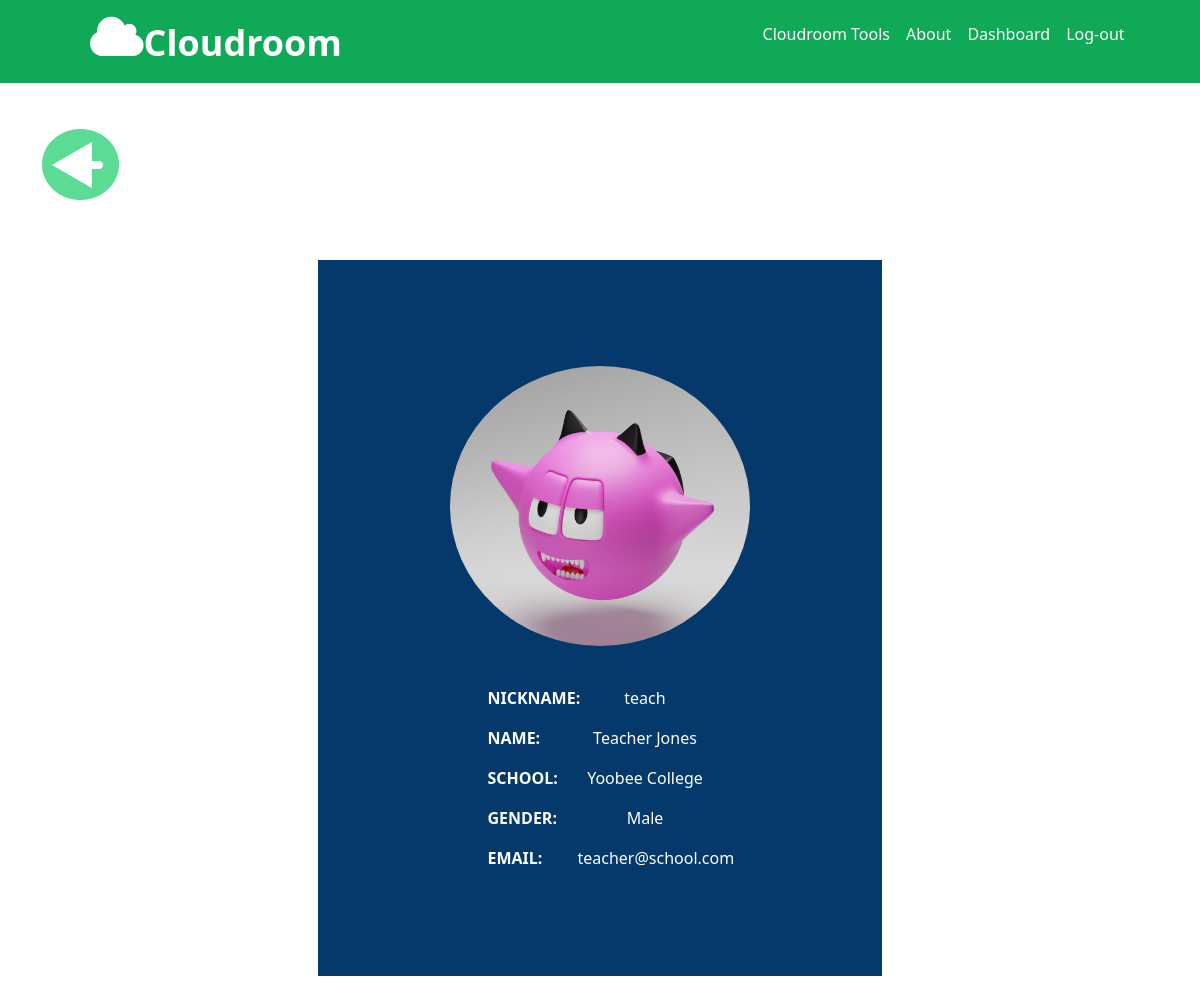
/classroom/view_profile/1/1/2 (signed in), run on the app's committed database.
### CloudMain/models.py (models this page shows, shortened)
class Account(db.Model, UserMixin):
    id = db.Column(db.Integer(), primary_key=True)
    first_name = db.Column(db.String(length=30), nullable=False)
    last_name = db.Column(db.String(length=30), nullable=False)
    gender = db.Column(db.String(length=20), nullable=False)
    school = db.Column(db.String(length=50), nullable=False)
    nickname = db.Column(db.String(length=30), nullable=False)
    email = db.Column(db.String(length=20), nullable=False, unique=True)
    password_hash = db.Column(db.String(length=12), nullable=False)
    profile_pic = db.Column(db.String(length=20), nullable=False)
    account_type = db.Column(db.String(length=20), nullable=False)
    items = db.relationship('Upload_File', backref='owned_user', lazy=True)#Lazy gets all items from Upload_file
    poster = db.relationship('Post', backref='poster', lazy=True)  # Lazy gets all items from Upload_file
    papers = db.relationship('Paper', backref='tutor', lazy=True)
    comment = db.relationship('Comments', backref='commenter', lazy=True)
    assignment_submissions = db.relationship('StudentAssignmentSubmission', backref='student', lazy=True)
    question_submissions = db.relationship('StudentQuestionSubmission', backref='student', lazy=True)
    @property
    def password(self):
        return self.password

### CloudMain/route.py (the view)
@app.route('/classroom/view_profile/<class_id>/<paper_id>/<member_id>')
@login_required
def view_profile(class_id, paper_id,member_id):
    member = Account.query.filter_by(id = member_id).first()
    return render_template('view_profile.html',member=member, classroom=class_id,paper=paper_id)

### CloudMain/models.py (called while the page is built)
@login_manager.user_loader
def load_user(user_id):
    return Account.query.get(int(user_id))

### CloudMain/templates/view_profile.html (shortened to what this page needs)
{% extends 'base.html' %}
{% block style %}
<link rel= "stylesheet" type= "text/css" href= "{{ url_for('static',filename='css/register_style.css') }}">
{% endblock %}
{% block content %}
<body>
   <div class="container mt-5">
      <a href="{{url_for('classroom_main_page', class_id =classroom,paper_id=paper)}}">
      <img src="{{url_for('static',filename = 'images/backarrow.png')}}" alt="Your dashboard icon">
      </a>
   </div>
   <div class="container-fluid  profile_form" style="background: #05396B;color:white;">
      <div class="modal-body d-flex justify-content-center">
         <div>
            <img src="{{url_for('static',filename = member.profile_pic)}}"
               class="img-fluid user-image rounded-circle" style="object-fit: cover; width: 300px; height: 280px; margin:0"
               id="profile_picture" alt="Profile pic">
         </div>
      </div>
      <br>
      <div class="d-flex justify-content-center">
         <div class="col-2">
            <p class="text-sm-start fw-bold">NICKNAME:</p>
         </div>
         <div class="col-3">
            <p class="text-sm-center" >{{member.nickname}}</p>
         </div>
      </div>
      <div class="d-flex justify-content-center">
         <div class="col-2">
            <p class="text-sm-start fw-bold">NAME:</p>
         </div>
         <div class="col-3">
            <p class="text-sm-center">{{member.first_name }} {{member.last_name}}</p>
         </div>
      </div>
      <div class="d-flex justify-content-center">
         <div class="col-2">
            <p class="text-sm-start fw-bold">SCHOOL:</p>
         </div>
         <div class="col-3">
            <p class="text-sm-center">{{member.school}}</p>
         </div>
      </div>
      <div class="d-flex justify-content-center">
         <div class="col-2">
            <p class="text-sm-start fw-bold">GENDER:</p>
         </div>
         <div class="col-3">
            <p class="text-sm-center">{{member.gender}}</p>
         </div>
      </div>
      <div class="d-flex justify-content-center">
         <div class="col-2">
            <p class="text-sm-start fw-bold">EMAIL:</p>
         </div>
         <div class="col-3">
            <p class="">{{member.email}}</p>
         </div>
      </div>
   </div>
</body>
{% endblock %}

### CloudMain/static/CSS/register_style.css (style rules this page uses)
body { background:white; }
.profile_form { padding-top: 90px; padding-bottom: 90px; margin-top:60px; margin-bottom:60px; width: 47%; }

### data on the page
Account: profile_pic (picture), nickname "teach", first_name "Teacher", last_name "Jones", school "Yoobee College", gender "Male", email "teacher@school.com"
